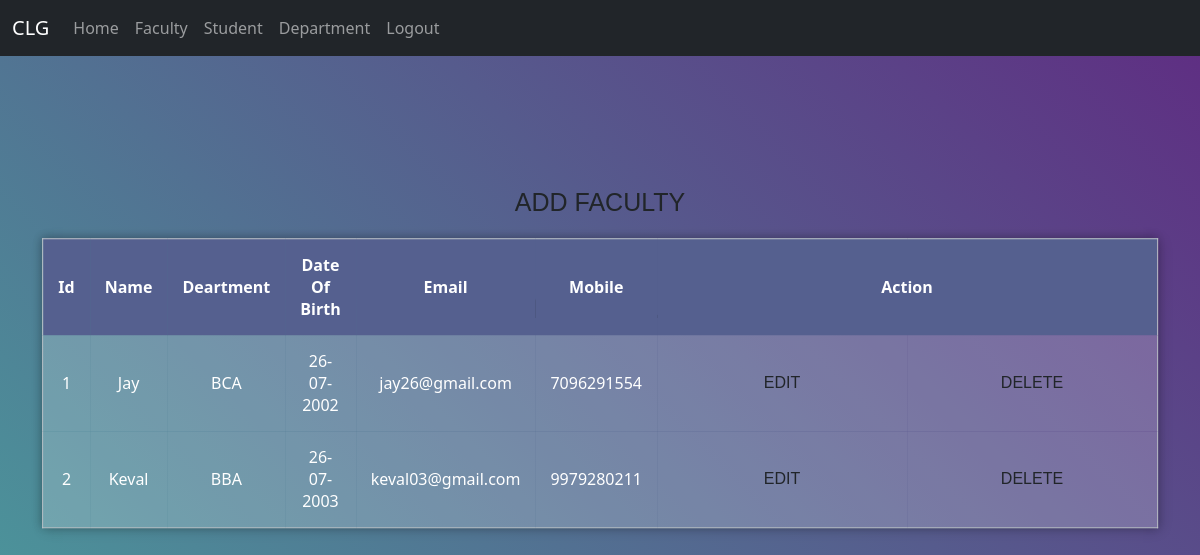
The page /Faculty.php (signed in) on the database its author committed.
### tables this page shows
CREATE TABLE IF NOT EXISTS `faculty` (
  `Id` int(255) NOT NULL AUTO_INCREMENT,
  `Name` varchar(255) NOT NULL,
  `Dept` varchar(255) NOT NULL,
  `Dob` date NOT NULL,
  `Email` varchar(255) NOT NULL,
  `Mobile` varchar(255) NOT NULL,
  `Password` varchar(255) NOT NULL,
  PRIMARY KEY (`Id`)
);

### Faculty.php (the view, shortened to what this page needs)
<?php
	include('connect.php');
	$sql="select*from faculty";
	$result=mysqli_query($con,$sql);
?>
<html>
	<head>
	</head>
<body>
<?php require "menu.php" ?>
    <div class="container">
		<center>
		<table class="content-table">
            <a href="Faculty_add.php" class="add btn btn1" style="font-size:25">Add Faculty</a>
			<h1>Faculty List</h1>
            <br>
            <br>
		<tr>
		<th style="text-align:center">Id</th>
		<th style="text-align:center">Name</th>
		<th style="text-align:center">Deartment</th>
		<th style="text-align:center">Date Of Birth</th>
		<th style="text-align:center">Email</th>
		<th style="text-align:center">Mobile</th>
        <th colspan="2" style="text-align:center">Action</th>
		</tr>
            <?php
                while($rows=$result->fetch_assoc())
                {
            ?>
            <tr>
                <td style="text-align:center"><?php echo $rows['Id'];?></td>
                <td style="text-align:center"><?php echo $rows['Name'];?></td>
                <td style="text-align:center"><?php echo $rows['Dept'];?></td>
                <td style="text-align:center"><?php echo date('d-m-Y',strtotime($rows['Dob']));?></td>
                <td style="text-align:center"><?php echo $rows['Email'];?></td>
                <td style="text-align:center"><?php echo $rows['Mobile'];?></td>
                <td style="text-align:center">
				<a type="button" class="btn btn1" href="Faculty_update.php?idn=<?php echo $rows['Id']; ?>&namefac=<?php echo $rows['Name'];?>&deptfac=<?php echo $rows['Dept'];?>&datefac=<?php echo $rows['Dob'];?>&emailfac=<?php echo $rows['Email'];?>&mobilefac=<?php echo $rows['Mobile'];?>">Edit</a>
				</td>
				<td style="text-align:center">
				<a type="button" class="btn btn2" href="Faculty_delete.php?id=<?php echo $rows['Id']; ?>" onClick="return confirm('Are You Sure You Want To Delete This Record ?')">Delete</a>
				</td>
            </tr>
            <?php
                }
            ?>
        </table>
	</center>
            </div>
</body>
</html>

### Faculty.php (style rules this page uses)
html, body { height: 100%; }
body { margin: 0; padding: 0; background: linear-gradient(45deg, #49a09d, #5f2c82); font-family:Gill Sans Extrabold,sans-serif; font-weight: 100; }
.container { position: absolute; top: 50%; left: 50%; transform: translate(-50%, -50%); }
table { position: relative; left: 50%; top: 50%; transform: translate(-50%, -50%); border-collapse: collapse; width: 90%; height: 200px; border: 1px solid #bdc3c7; box-shadow: 2px 2px 12px rgba(0, 0, 0, 0.2), -1px -1px 8px rgba(0, 0, 0, 0.2); }
th, td { padding: 15px; background-color: rgba(255,255,255,0.2); color: #fff; }
th { text-align: left; background-color: #55608f; }
.btn { background: none; font-family: "montserrat",sans-serif; text-transform: uppercase; padding: 12px 20px; min-width: 200px; margin: 10px; cursor: pointer; transition: color 0.4s linear; position: relative; }
.btn::before { content: ""; position: absolute; left: 0; top: 0; width: 100%; height: 100%; background: #000; z-index: -1; transition: transform 0.5s; transform-origin: 0 0; transition-timing-function: cubic-bezier(0.5,1.6,0.4,0.7); }
.btn1::before { transform: scaleX(0); }
.btn2::before { transform: scaleY(0); }
.add { text-decoration: none; color:blue; top:0; margin:50px auto; }

### rows shown on the page
faculty: Id "1", Name "Jay", Dept "BCA", Dob "26-07-2002", Email "jay26@gmail.com", Mobile "7096291554"
faculty: Id "2", Name "Keval", Dept "BBA", Dob "26-07-2003", Email "keval03@gmail.com", Mobile "9979280211"
